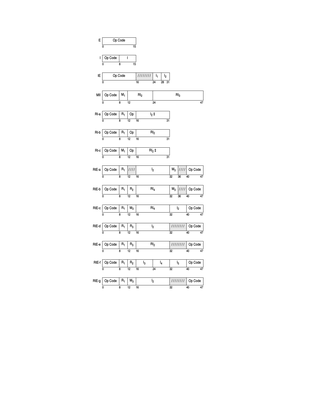
%> input picture raw/instruction-formats-1.png, 325 x 420 px, shrunk from 1275 x 1650 before the run
$ octave ifParser.m   (GNU Octave 9; MATLAB toolbox functions it lacks are replaced by stand-ins)
%> lines starting %> are read from the running program, lines starting %| are printed output that depends on the picture; in (x1, y1, x2, y2) boxes, pixels count from 0 and x2, y2 are one past the last pixel; in counts of white or black regions, pixels touching at a corner belong together; the program's own positions count from 1
# Octave code to segment out the instruction formats.

files = cell(5,1);
files{1} = '../raw/instruction-formats-1.png';
files{2} = '../raw/instruction-formats-2.png';
files{3} = '../raw/instruction-formats-3.png';
files{4} = '../raw/instruction-formats-4.png';
files{5} = '../raw/instruction-formats-5.png';

for j=1:5,
	ifs = imread(files{j});
%> ifs is the input picture: size 420x325x3 uint8; min 82, max 255, mean 251.9

	# convert the image to b/w.
	bw = sum(ifs,3);
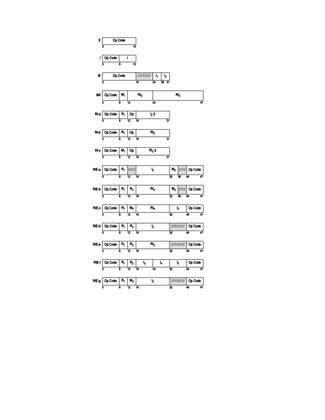
%> bw: size 420x325 double; min 246, max 765, mean 755.7; drawn with min black and max white
	c  = max(max(bw));
%> c = 765
	bw = ceil(abs((bw-c))./c);
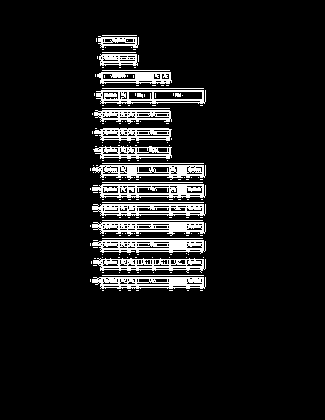
%> bw: size 420x325 double; values 0 (black) and 1 (white), 8.6% white in thin lines or dots, all inside (x1, y1, x2, y2) = (90, 35, 206, 291)

	# compute row and colums sums.
	rSums = sum(bw,2);
%> rSums = 420 values, max 113 at index 226, min 0 at index 1, mean 27.8
	cSums = sum(bw,1);
%> cSums = 325 values, max 200 at index 103, min 0 at index 1, mean 35.93

	# compute row and column median points.
	rMedians = [];
	cMedians = [];

	current = 0; # current sum.
	record  = 0;
	n       = 0; # number of points in current cluster.

	for i=1:length(rSums)
		if rSums(i) == 0,
			current = current + i;
			n = n + 1;

			if n > 5,
				record = 1;
			end

		else
			if record == 1,
				current = current/n;
				rMedians = [rMedians, current];
				record = 0;
			end

			current = 0;
			n = 0;
		end
	end
%> after the loop, current = 45924; n = 129; record = 1

	if record == 1,
		current = current/n;
%> current = 356
		rMedians = [rMedians, current];
%> rMedians = [18 356]
	end

	current = 0;
	record  = 0;
	n       = 0;

	for i=1:length(cSums)
		if cSums(i) == 0,
			current = current + i;
			n = n + 1;

			if n > 10,
				record = 1;
			end

		else
			if record == 1,
				current = current/n;
				cMedians = [cMedians, current];
				record = 0;
			end

			current = 0;
			n = 0;
		end
	end
%> after the loop, cMedians = 45.5; current = 31654; n = 119

	if record == 1,
		current = current/n;
%> current = 266
		cMedians = [cMedians, current];
%> cMedians = [45.5 266]
	end

	k = 0;

	# crop the image sections and write to file.
	for a=[1:2:(length(cMedians)-1)]
		for b=[1:2:(length(rMedians)-1)]
			k = k + 1
			c1 = round(cMedians(a));
			c2 = round(cMedians(a+1));

			r1 = round(rMedians(b));
			r2 = round(rMedians(b+1));

			imwrite(ifs(r1:r2,c1:c2), sprintf('%d-%d-format.png', j, k));

		end
	end
%> this loop made 1 pass
%> pass 1, `for b=[1:2:(length(rMedians)-1)] k = k + 1 c1 = round(cMedians(a)); c2..`:
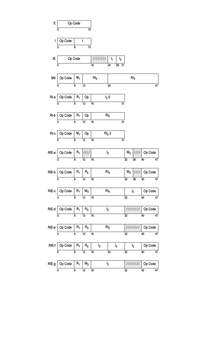
%> saved as 1-1-format.png: size 339x221 uint8; min 82, max 255, mean 249.4
%> after the loop, k = 1
end
%> pass 2 of the loop `for j=1:5,`:
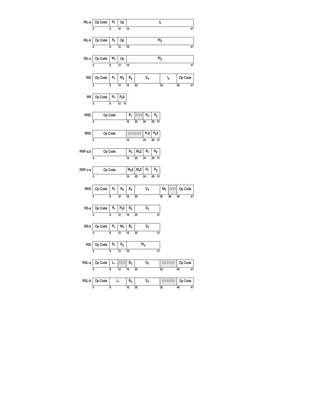
%> input picture raw/instruction-formats-2.png, 325 x 420 px, shrunk from 1275 x 1650 before the run
%> ifs is the input picture: size 420x325x3 uint8; min 86, max 255, mean 251.7
%> `bw = ceil(abs((bw-c))./c);`:
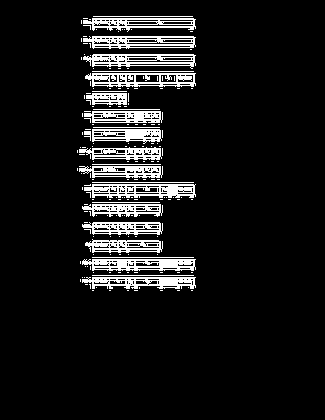
%> bw: size 420x325 double; values 0 (black) and 1 (white), 9.3% white in thin lines or dots, all inside (x1, y1, x2, y2) = (77, 16, 196, 291)
%> rSums = 420 values, max 114 at index 281, min 0 at index 1, mean 30.17
%> cSums = 325 values, max 213 at index 94, min 0 at index 1, mean 38.98
%> after the loop `for i=1:length(rSums)`: current = 45924; n = 129; record = 1
%> `current = current/n;`: current = 356
%> `rMedians = [rMedians, current];`: rMedians = [8.5 356]
%> after the loop `for i=1:length(cSums)`: cMedians = 39; current = 33669; n = 129
%> `current = current/n;`: current = 261
%> `cMedians = [cMedians, current];`: cMedians = [39 261]
%> the loop `for a=[1:2:(length(cMedians)-1)]` made 1 pass
%> pass 1, `for b=[1:2:(length(rMedians)-1)] k = k + 1 c1 = round(cMedians(a)); c2..`:
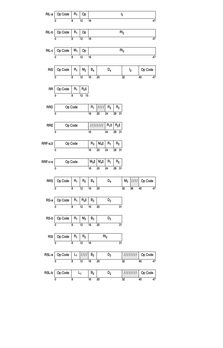
%> saved as 2-1-format.png: size 348x223 uint8; min 86, max 255, mean 249.1
%> pass 3 of the loop `for j=1:5,`:
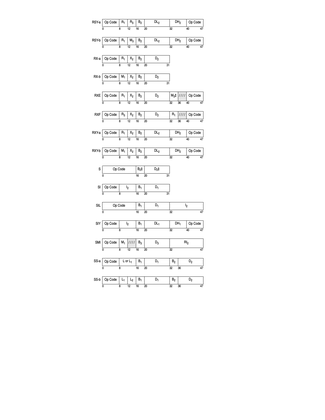
%> input picture raw/instruction-formats-3.png, 325 x 420 px, shrunk from 1275 x 1650 before the run
%> ifs is the input picture: size 420x325x3 uint8; min 83, max 255, mean 251.3
%> `bw = ceil(abs((bw-c))./c);`:
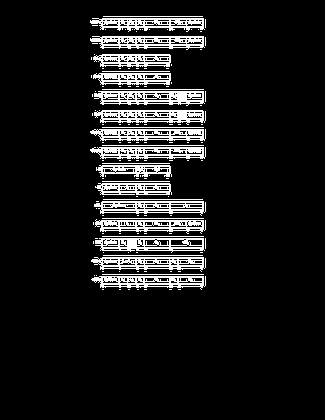
%> bw: size 420x325 double; values 0 (black) and 1 (white), 10.5% white in thin lines or dots, all inside (x1, y1, x2, y2) = (90, 16, 206, 290)
%> rSums = 420 values, max 115 at index 22, min 0 at index 1, mean 34.04
%> cSums = 325 values, max 211 at index 145, min 0 at index 1, mean 43.99
%> the loop `for a=[1:2:(length(cMedians)-1)]` made 1 pass
%> pass 1, `for b=[1:2:(length(rMedians)-1)] k = k + 1 c1 = round(cMedians(a)); c2..`:
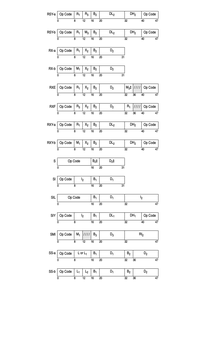
%> saved as 3-1-format.png: size 348x221 uint8; min 83, max 255, mean 248.4
%> the loop made 5 passes; the first 3 are shown

fprintf('done!');
%| done!
